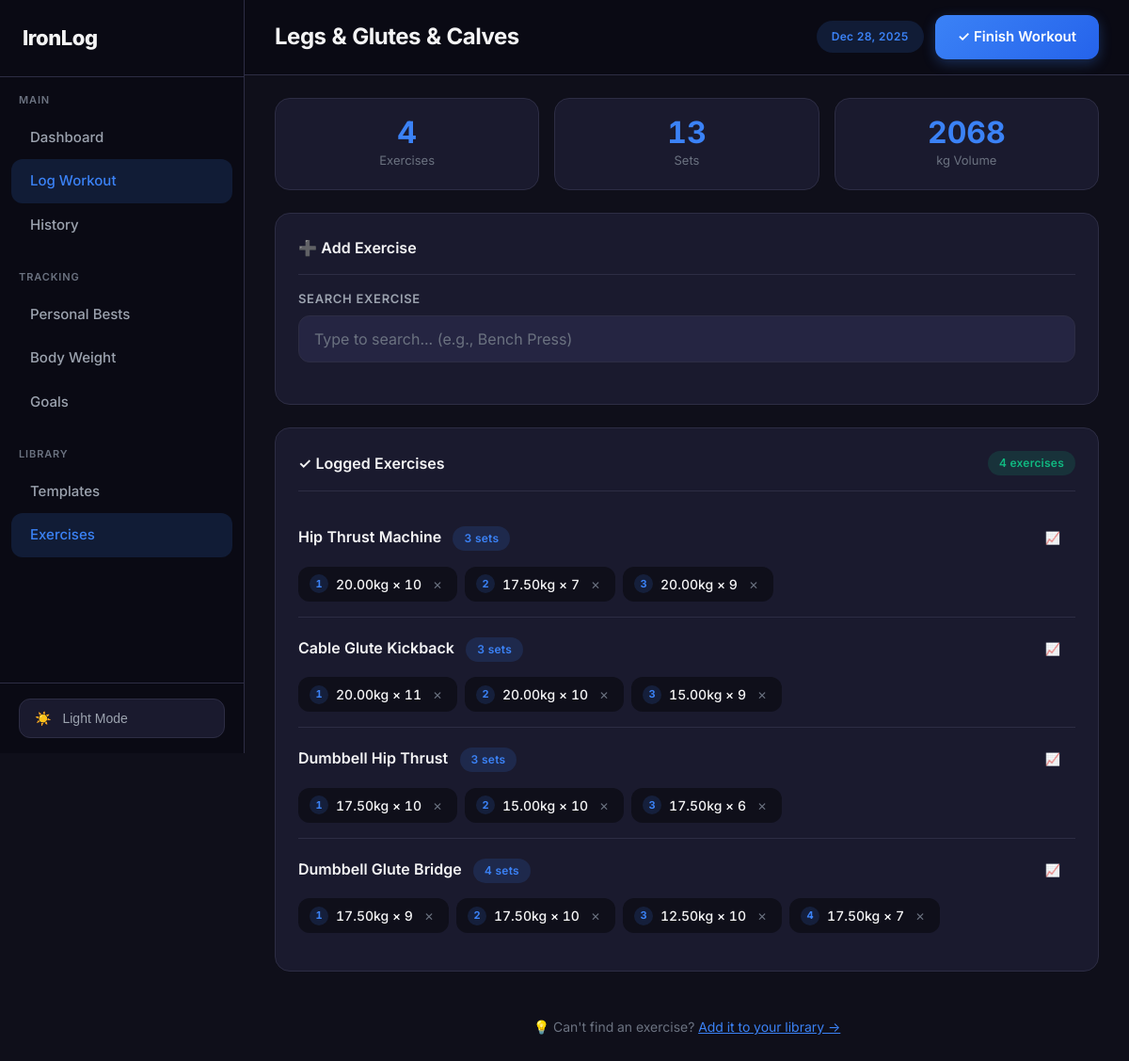
The app's page /log/1/exercises/, older data.
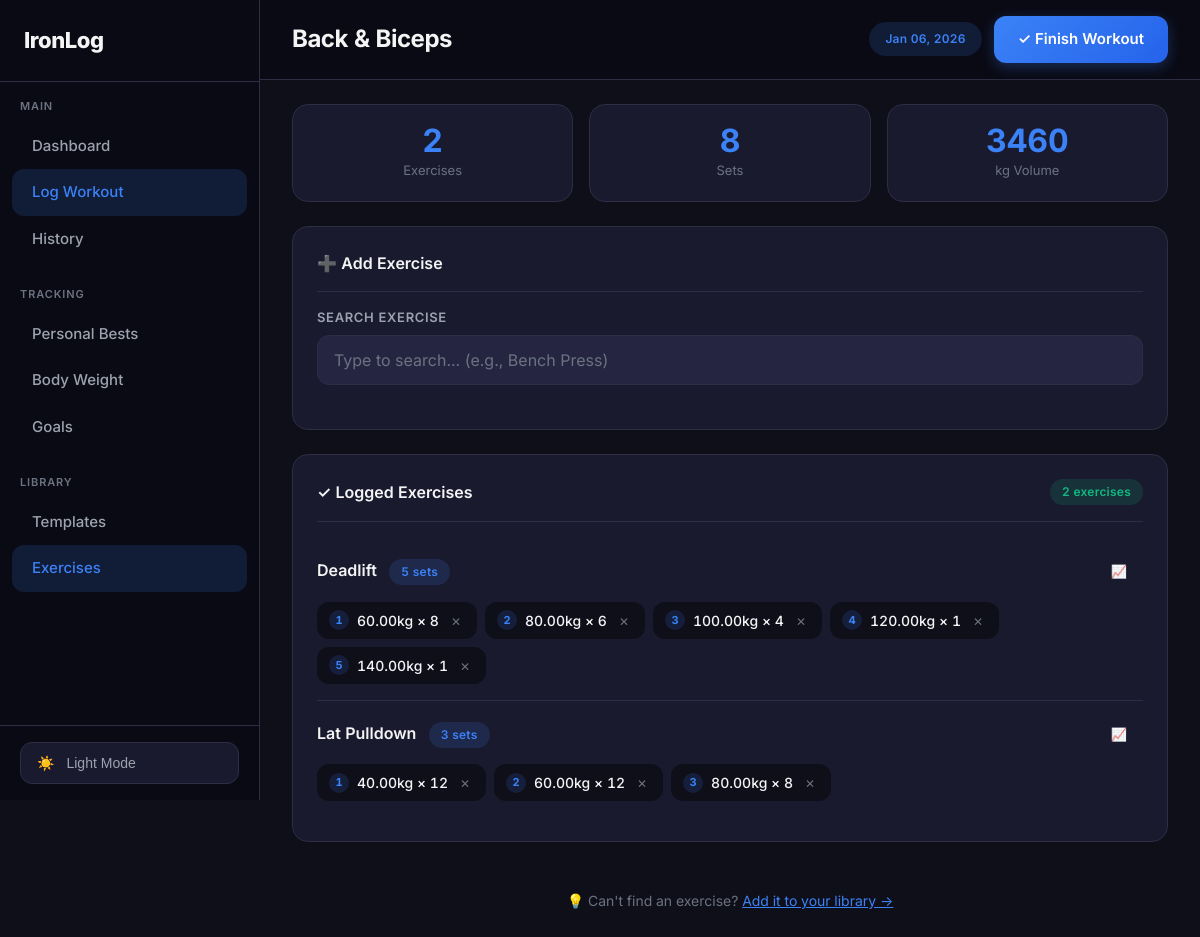
The same page, newer data.
### workouts/models.py (models this page shows, shortened)
class Workout(models.Model):
    date = models.DateField(default=timezone.now)
    muscle_groups = models.CharField(max_length=100, default='')
    notes = models.TextField(blank=True, default='')
    duration_minutes = models.PositiveIntegerField(null=True, blank=True)
    created_at = models.DateTimeField(auto_now_add=True)
    class Meta:
        ordering = ['-date', '-created_at']
    def get_muscle_groups_list(self):
        if not self.muscle_groups:
            return []
        return [mg.strip() for mg in self.muscle_groups.split(',') if mg.strip()]
    def get_muscle_groups_display(self):
        groups = self.get_muscle_groups_list()
        display_map = dict(Exercise.MUSCLE_GROUPS)
        return ' & '.join(display_map.get(g, g.title()) for g in groups)
    def get_total_sets(self):
        return self.sets.count()
    def get_total_volume(self):
        return sum(s.weight * s.reps for s in self.sets.all())
    def get_exercises_summary(self):
        exercises = {}
        for s in self.sets.select_related('exercise').all():
            if s.exercise.name not in exercises:
                exercises[s.exercise.name] = {'sets': [], 'exercise': s.exercise}
            exercises[s.exercise.name]['sets'].append(s)
        return exercises

class Set(models.Model):
    workout = models.ForeignKey(Workout, on_delete=models.CASCADE, related_name='sets')
    exercise = models.ForeignKey(Exercise, on_delete=models.CASCADE, related_name='sets')
    set_number = models.PositiveIntegerField(default=1)
    weight = models.DecimalField(max_digits=6, decimal_places=2)
    reps = models.PositiveIntegerField()
    notes = models.CharField(max_length=200, blank=True, default='')
    created_at = models.DateTimeField(auto_now_add=True)
    class Meta:
        ordering = ['created_at']

class Exercise(models.Model):
    MUSCLE_GROUPS = [
        ('chest', 'Chest'),
        ('back', 'Back'),
        ('shoulders', 'Shoulders'),
        ('legs', 'Legs'),
        ('biceps', 'Biceps'),
        ('triceps', 'Triceps'),
        ('core', 'Core'),
        ('cardio', 'Cardio'),
        ('glutes', 'Glutes'),
        ('forearms', 'Forearms'),
        ('calves', 'Calves'),
        ('traps', 'Traps'),
    ]
    name = models.CharField(max_length=100)
    muscle_group = models.CharField(max_length=20, choices=MUSCLE_GROUPS)
    equipment = models.CharField(max_length=50, blank=True, default='')  # barbell, dumbbell, machine, etc.
    class Meta:
        ordering = ['muscle_group', 'name']
        unique_together = ['name', 'muscle_group']

### workouts/views.py (the view, shortened to what this page needs)
# urls.py: path('log/<int:workout_id>/exercises/', views.AddExercisesView.as_view(), name='add_exercises'),
class AddExercisesView(View):
    def get(self, request, workout_id):
        workout = get_object_or_404(Workout, id=workout_id)
        selected_groups = workout.get_muscle_groups_list()
        logged_exercises = workout.get_exercises_summary()
        context = {
            'workout': workout,
            'logged_exercises': logged_exercises,
            'selected_groups': selected_groups,
        }
        return render(request, 'workouts/add_exercises.html', context)

### templates/workouts/add_exercises.html (shortened to what this page needs)
{% extends 'base.html' %}
{% block page_title %}{{ workout.get_muscle_groups_display }}{% endblock %}
{% block header_actions %}
<div style="display: flex; gap: 0.75rem; align-items: center;">
    <span class="badge badge-primary" style="padding: 0.5rem 1rem;">{{ workout.date|date:"M d, Y" }}</span>
    <a href="{% url 'workout_detail' workout.id %}" class="btn btn-primary">
        ✓ Finish Workout
    </a>
</div>
{% endblock %}
{% block content %}
<div class="workout-summary">
    <div class="summary-stat">
        <span class="summary-value" id="total-exercises">{{ logged_exercises|length }}</span>
        <span class="summary-label">Exercises</span>
    </div>
    <div class="summary-stat">
        <span class="summary-value" id="total-sets">{{ workout.get_total_sets }}</span>
        <span class="summary-label">Sets</span>
    </div>
    <div class="summary-stat">
        <span class="summary-value" id="total-volume">{{ workout.get_total_volume|floatformat:0 }}</span>
        <span class="summary-label">kg Volume</span>
    </div>
</div>
<div class="card">
    <div class="card-header">
        <h2 class="card-title">➕ Add Exercise</h2>
    </div>
    <form method="post" id="exercise-form">
        <div class="form-group">
            <label class="form-label">Search Exercise</label>
            <div class="autocomplete-wrapper">
                <input type="text"
                       id="exercise-search"
                       class="form-control"
                       placeholder="Type to search... (e.g., Bench Press)"
                       autocomplete="off">
            </div>
        </div>
    </form>
</div>
{% if logged_exercises %}
<div class="card">
    <div class="card-header">
        <h2 class="card-title">✓ Logged Exercises</h2>
        <span class="badge badge-success">{{ logged_exercises|length }} exercises</span>
    </div>
    {% for name, data in logged_exercises.items %}
    <div class="logged-exercise">
        <div class="logged-exercise-header">
            <div>
                <span class="logged-exercise-name">{{ name }}</span>
                <span class="badge badge-primary" style="margin-left: 0.5rem;">{{ data.sets|length }} sets</span>
            </div>
            <a href="{% url 'exercise_progress' data.exercise.id %}" class="btn btn-ghost btn-sm">📈</a>
        </div>
        <div class="logged-sets">
            {% for set in data.sets %}
            <div class="logged-set">
                <span class="logged-set-num">{{ forloop.counter }}</span>
                <span class="logged-set-value">{{ set.weight }}kg × {{ set.reps }}</span>
                <form method="post" action="{% url 'delete_set' set.id %}" style="display: inline;">
                    <button type="submit" class="delete-set-btn">✕</button>
                </form>
            </div>
            {% endfor %}
        </div>
    </div>
    {% endfor %}
</div>
{% endif %}
<div class="quick-add-hint">
    <p>💡 Can't find an exercise? <a href="{% url 'exercises' %}">Add it to your library →</a></p>
</div>
{% endblock %}

Row changes from the older to the newer data that the page shows:
no longer on this page (row unchanged): Exercise: name "Hip Thrust Machine", sets|length "3", Set (weight "20.00", reps "10"), Set (weight "20.00", reps "9")
removed Set: weight "17.50", reps "7", shown under "Hip Thrust Machine"
no longer on this page (row unchanged): Exercise: name "Cable Glute Kickback", sets|length "3", Set (weight "20.00", reps "11"), Set (weight "20.00", reps "10"), Set (weight "15.00", reps "9")
no longer on this page (row unchanged): Exercise: name "Dumbbell Hip Thrust", sets|length "3", Set (weight "15.00", reps "10")
removed Set: weight "17.50", reps "10", shown under "Dumbbell Hip Thrust"
removed Set: weight "17.50", reps "6", shown under "Dumbbell Hip Thrust"
no longer on this page (row unchanged): Exercise: name "Dumbbell Glute Bridge", sets|length "4"
removed Set: weight "17.50", reps "9", shown under "Dumbbell Glute Bridge"
removed Set: weight "17.50", reps "10", shown under "Dumbbell Glute Bridge"
removed Set: weight "12.50", reps "10", shown under "Dumbbell Glute Bridge"
removed Set: weight "17.50", reps "7", shown under "Dumbbell Glute Bridge"
changed Workout: muscle_groups "Legs & Glutes & Calves" → "Back & Biceps"; date "Dec 28, 2025" → "Jan 06, 2026"; get_total_sets "13" → "8"; get_total_volume "2068" → "3460"
now on this page (row unchanged): Exercise: name "Deadlift", sets|length "5", Set (weight "60.00", reps "8"), Set (weight "100.00", reps "4"), Set (weight "120.00", reps "1"), Set (weight "140.00", reps "1")
added Set: weight "80.00", reps "6", shown under "Deadlift"
now on this page (row unchanged): Exercise: name "Lat Pulldown", sets|length "3", Set (weight "40.00", reps "12"), Set (weight "80.00", reps "8")
added Set: weight "60.00", reps "12", shown under "Lat Pulldown"
Text that changed along with them:
{{ logged_exercises|length }}: "4" → "2"
